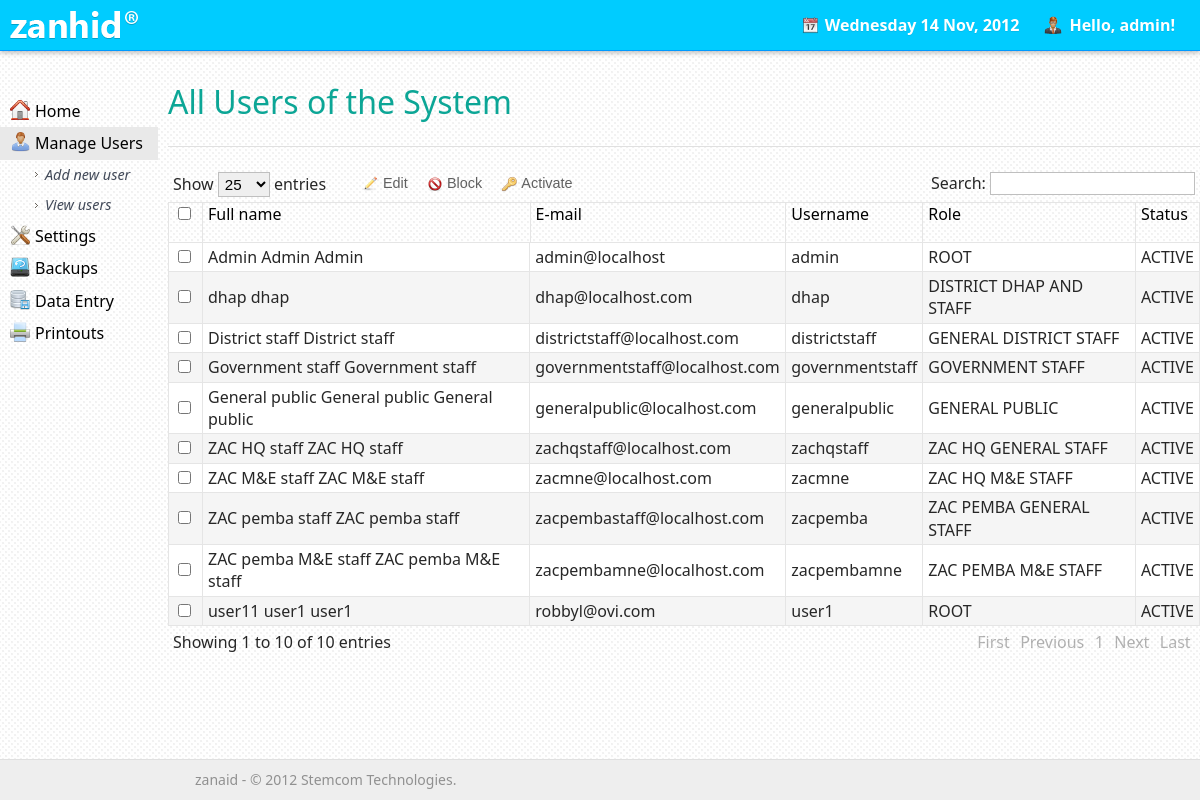
Screenshot of /modules/users/users.php (signed in) with the database file from the repository.
### tables this page shows
CREATE TABLE IF NOT EXISTS `users` (
  `user_id` int(10) NOT NULL AUTO_INCREMENT,
  `usr_fname` varchar(255) NOT NULL,
  `usr_mname` varchar(255) NOT NULL,
  `usr_lname` varchar(255) NOT NULL,
  `email` varchar(255) NOT NULL,
  `username` varchar(255) NOT NULL,
  `password` varchar(255) NOT NULL,
  `role` varchar(255) NOT NULL,
  `status` varchar(10) NOT NULL DEFAULT 'ACTIVE',
  PRIMARY KEY (`user_id`),
  UNIQUE KEY `username` (`username`)
);

### modules/users/users.php (the view, shortened to what this page needs)
<?php
$query_user = "SELECT *
                 FROM users";
$result_user = mysql_query($query_user) or die(mysql_error());
?>
<!doctype html>
<html>
    <head>
        <link href="../../css/layout.css" rel="stylesheet" type="text/css">
        <link href="../../css/data_table.css" rel="stylesheet" type="text/css">
        <link href="../../css/jquery.ui.theme.css" rel="stylesheet" type="text/css">
        <link href="../../css/ui_darkness.css" rel="stylesheet" type="text/css">
        <link href="../../css/tooltip.css" rel="stylesheet" type="text/css">
    </head>
    <body>
        <div class="container">
            <?php require '../../includes/header.php'; ?>
            <div class="sidebar">
                <?php include '../../includes/sidebar.php'; ?>
                </div>
            <div class="content">
                <h1>All Users of the System</h1>
                <div class="hr-line"></div>
                <form action="action.php" method="post" onSubmit="">
                    <div class="actions">
                        <button class="edit tooltip" accesskey="E" title="Edit [Alt+Shift+E]" name="action[]"  value="EDIT">Edit</button>
                        <button class="block tooltip" accesskey="B" title="Block [Alt+Shift+B]" name="action[]" value="BLOCK" onClick="return confirm('Are you sure you want to block user(s)?')">Block</button>
                        <button class="activate tooltip" accesskey="I" title="Activate [Alt+Shift+I]" name="action[]" value="ACTIVATE" onClick="return confirm('Are you sure you want to activate user(s)')">Activate</button>
                    </div>
                    <table cellpadding="0" cellspacing="0" border="0" id="dataTable">
                        <thead>
                            <tr>
                                <th width="23">
                                    <input type="checkbox" id="select-all" accesskey="A" title="Select all [Alt+Shift+A]" class="tooltip">
                                </th>
                                <th>Full name</th>
                                <th>E-mail</th>
                                <th>Username</th>
                                <th>Role</th>
                                <th>Status</th>
                            </tr>
                        </thead>
                        <tbody>
                            <?php
                            while ($row = mysql_fetch_array($result_user)) {
                                ?>
                                <tr>
                                    <td>
                                        <input type="checkbox" name="checkbox[]" title="Select this user" class="checkbox tooltip" value="<?php echo $row['user_id'] ?>" id="<?php echo $row['user_id'] ?>">
                                    </td>
                                    <td><?php echo $row['usr_fname'] . " " . $row['usr_mname'] . " " . $row['usr_lname'] ?></td>
                                    <td><?php echo $row['email'] ?></td>
                                    <td><?php echo $row['username'] ?></td>
                                    <td><?php echo $row['role'] ?></td>
                                    <td><?php echo $row['status'] ?></td>
                                </tr>
                                <?php
                            }
                            ?>
                        </tbody>
                    </table>
                </form>
                </div>
            <?php include '../../includes/footer.php'; ?>
            </div>
    </body>
</html>

### includes/header.php (shortened to what this page needs)
<div class="header">
    <div class="logo"></div>
    <ul class="user-details">
        <li class="username">Hello,
            <?php
            echo $_SESSION['username'];
            ?>!
        </li>
        <li class="date"><?php echo date('l d M, Y') ?></li>
    </ul>
    </div>

### includes/sidebar.php (shortened to what this page needs)
<div class="arrowlistmenu">
    <a href="../../home.php"><h3 class="menuheader home">Home</h3></a>
    <?php
    if (
            $_SESSION['role'] === "ROOT"
    ) {
        ?>
        <h3 class="menuheader expandable users">Manage Users</h3>
        <ul class="categoryitems">
            <li><a href="../../modules/users/new_user.php">Add new user</a></li>
            <li><a href="../../modules/users/users.php">View users</a></li>
        </ul>
        <h3 class="menuheader expandable settings">Settings</h3>
        <h3 class="menuheader expandable backups">Backups</h3>
        <?php
    }
    if (
            $_SESSION['role'] === "ROOT" ||
            $_SESSION['role'] === "ZAC HQ M&E STAFF" ||
            $_SESSION['role'] === "ZAC PEMBA M&E STAFF" ||
            $_SESSION['role'] === "DISTRICT DHAP AND STAFF"
    ) {
        ?>
        <h3 class="menuheader expandable data-entry">Data Entry</h3>
        <?php
    }
    ?>
    <h3 class="menuheader expandable printouts">Printouts</h3>
</div>

### includes/footer.php (shortened to what this page needs)
<div class="footer">
    <p>zanaid - &copy; <?php echo date('Y'); ?> Stemcom Technologies.</p>
    </div>

### css/layout.css (style rules this page uses)
body { -webkit-print-color-adjust: exact; font: 100%/1.4 "Segoe UI Light", "Segoe UI", "Tahoma", "Arial", "Verdana", "sans-serif"; margin: 0; padding: 0; background: url(../images/pattern_bg.jpg) transparent !important; color: #272727; }
.logo { width: 300px; height: 50px; background: url(../images/zanhid_logo.png) no-repeat 10px center; overflow: hidden; }
ul.user-details { position: absolute; top: 0; right: 0; height: 50px; list-style: none; }
.username { color: #fff; text-shadow: 0 1px rgba(0,0,0, 0.07); font-weight: bold; background: url(../images/user_name.png) no-repeat 0px center; background-size: 18px; cursor: pointer; }
.date { color: #fff; text-shadow: 0 1px rgba(0,0,0, 0.07); font-weight: bold; background: url(../images/calendar.png) 0px center no-repeat; background-size: 20px; }
ul.user-details li { display: inline-block; float: right; line-height: 50px; padding: 0 25px; }
ul, ol, dl { padding: 0; margin: 0; }
h1, h2, h3, h4, h5, h6, p { margin-top: 0; padding-right: 15px; padding-left: 15px; font-weight: normal !important; }
h1 { color: #0ca696; padding-left: 0; }
a:link { color: #414958; text-decoration: underline; }
.container { width: 100%; }
.header { height: 50px; width: 100%; position: fixed; background-color: #00ccff; border-bottom: 1px solid #0099ff; box-shadow: 0 2px 5px rgba(0,0,0, 0.25); z-index: 50; }
.sidebar { float: left; width: 14%; position: fixed; padding-bottom: 10px; margin-top: 80px; }
.content { padding: 80px 0; width: 86%; float: left; margin-left: 14%; background: transparent; }
.home { background: url(../images/home.png) no-repeat 10px 5px; background-size: 20px; }
.users { background: url(../images/user.png) no-repeat 10px 5px; background-size: 20px; }
.settings { background: url(../images/config.png) no-repeat 10px 5px; background-size: 20px; }
.backups { background: url(../images/backup.png) no-repeat 10px 5px; background-size: 20px; }
.data-entry { background: url(../images/data-entry.png) no-repeat 10px 5px; background-size: 20px; }
.printouts { background: url(../images/print.png) no-repeat 10px 5px; background-size: 20px; }
.arrowlistmenu { margin: 15px 0; padding-right: 10px; }
.arrowlistmenu h3 { padding: 5px 5px 5px 35px !important; color: #000; margin: 0; font-size: 100%; cursor: pointer; }
.arrowlistmenu a { text-decoration: none !important; }
.arrowlistmenu ul { list-style: none; margin: 0; padding: 0 0 0 10px; }
.arrowlistmenu ul li a, .arrowlistmenu ul li a:visited { background: url(../images/list_image.png) no-repeat 25px center; font-size: 90% !important; font-style: italic; padding: 5px 5px 5px 35px !important; display: block; text-decoration: none; }
.footer { position: fixed; width: 100%; left: 0; bottom: 0; padding: 10px 15%; background-color: #fff; background-color: #eeeeee; clear: both; font-size: 14px; border-top: 1px solid #e0e0e0; color: #909090; }
.footer p { margin-bottom: 0; }
.hr-line { background: #e0e0e0; height: 1px; margin-bottom: 20px; }
button { padding: 5px 10px; font-size: 90%; margin-right: 15px; margin-top: 15px; border: 1px solid #d0d0d0; background-color: #efefef; box-shadow: 0px 0 3px rgba(0,0,0, 0.1) inset; cursor: pointer; color: #606060; border-radius: 2px; }
input[type='radio'], input[type=checkbox] { outline: none; }
.actions { position: absolute; top: 170px; width: 500px; margin-left: 190px; z-index: 5; }
.actions button, .add-customer, .add-customer:hover { margin: 0; padding-left: 25px !important; border: none; box-shadow: none; }
.edit { background: url(../images/pencil.png) no-repeat 5px 6px; background-size: 16px; }
.block { background: url(../images/block.png) no-repeat 5px 6px; background-size: 16px; }
.activate { background: url(../images/activate.png) no-repeat 5px 6px; background-size: 16px; }
#current { background-color: #e9e9e9; }

### css/data_table.css (style rules this page uses)
#dataTable { padding: 0; margin: 0; width: 100%; }
#dataTable td { border-top: 1px solid #e5e5e5; border-right: 1px solid #e5e5e5; padding: 3px 5px; }
#dataTable_wrapper th { text-align: left; border-top: 1px solid #e5e5e5; border-right: 1px solid #e5e5e5; padding: 0 5px; cursor: pointer; font-weight: normal; color: #000; }
#dataTable_wrapper tr.odd { background-color: #fff; }
#dataTable_wrapper tr.even { background-color: #f5f5f5; }

### rows the page displays
users: usr_fname "Admin", usr_mname "Admin", usr_lname "Admin", email "admin@localhost", username "admin", role "ROOT", status "ACTIVE"
users: usr_fname "dhap", usr_lname "dhap", email "dhap@localhost.com", username "dhap", role "DISTRICT DHAP AND STAFF", status "ACTIVE"
users: usr_fname "District staff", usr_lname "District staff", email "districtstaff@localhost.com", username "districtstaff", role "GENERAL DISTRICT STAFF", status "ACTIVE"
users: usr_fname "Government staff", usr_lname "Government staff", email "governmentstaff@localhost.com", username "governmentstaff", role "GOVERNMENT STAFF", status "ACTIVE"
users: usr_fname "General public", usr_mname "General public", usr_lname "General public", email "generalpublic@localhost.com", username "generalpublic", role "GENERAL PUBLIC", status "ACTIVE"
users: usr_fname "ZAC HQ staff", usr_lname "ZAC HQ staff", email "zachqstaff@localhost.com", username "zachqstaff", role "ZAC HQ GENERAL STAFF", status "ACTIVE"
users: usr_fname "ZAC M&E staff", usr_lname "ZAC M&E staff", email "zacmne@localhost.com", username "zacmne", role "ZAC HQ M&E STAFF", status "ACTIVE"
users: usr_fname "ZAC pemba staff", usr_lname "ZAC pemba staff", email "zacpembastaff@localhost.com", username "zacpemba", role "ZAC PEMBA GENERAL STAFF", status "ACTIVE"
users: usr_fname "ZAC pemba M&E staff", usr_lname "ZAC pemba M&E staff", email "zacpembamne@localhost.com", username "zacpembamne", role "ZAC PEMBA M&E STAFF", status "ACTIVE"
users: usr_fname "user11", usr_mname "user1", usr_lname "user1", email "robbyl@ovi.com", username "user1", role "ROOT", status "ACTIVE"

### other values shown
$_SESSION['username'] "admin"
